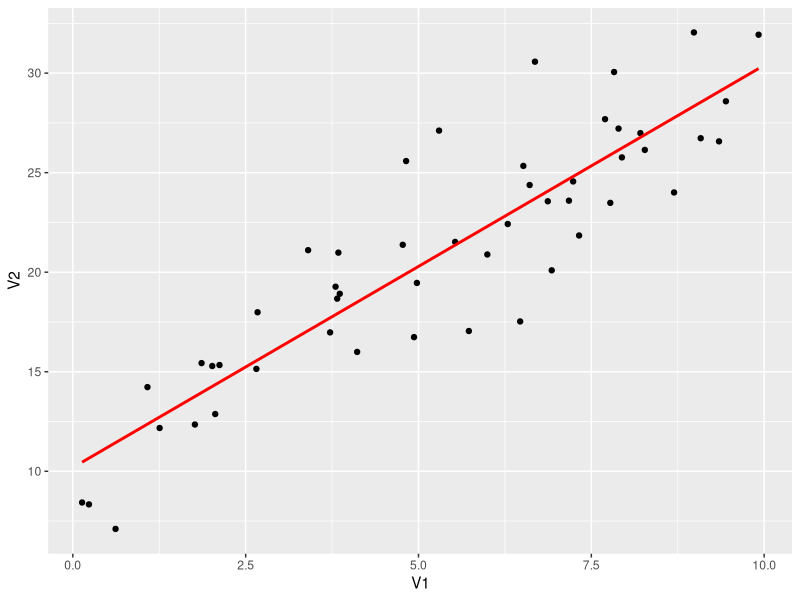
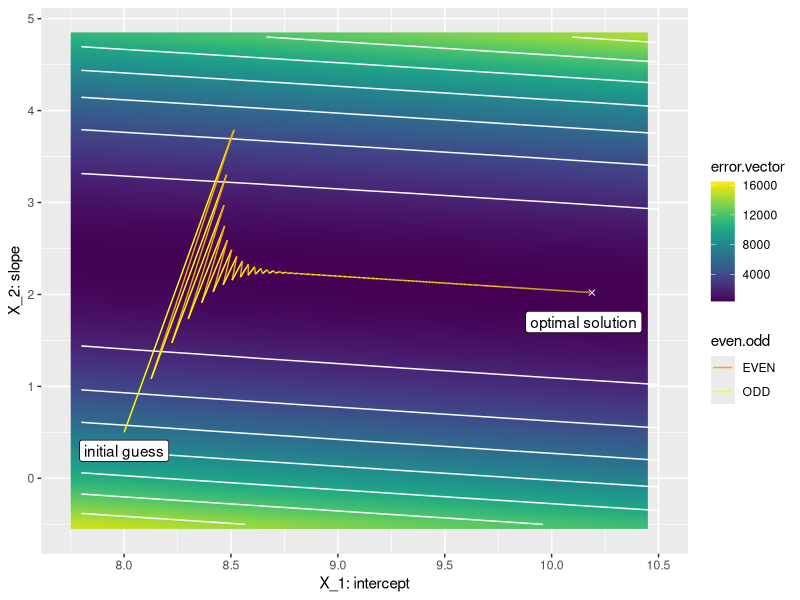
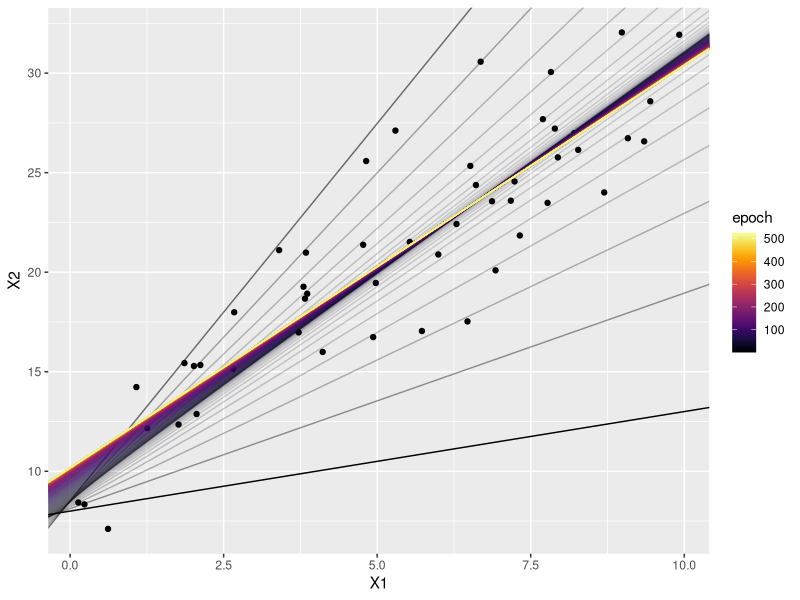
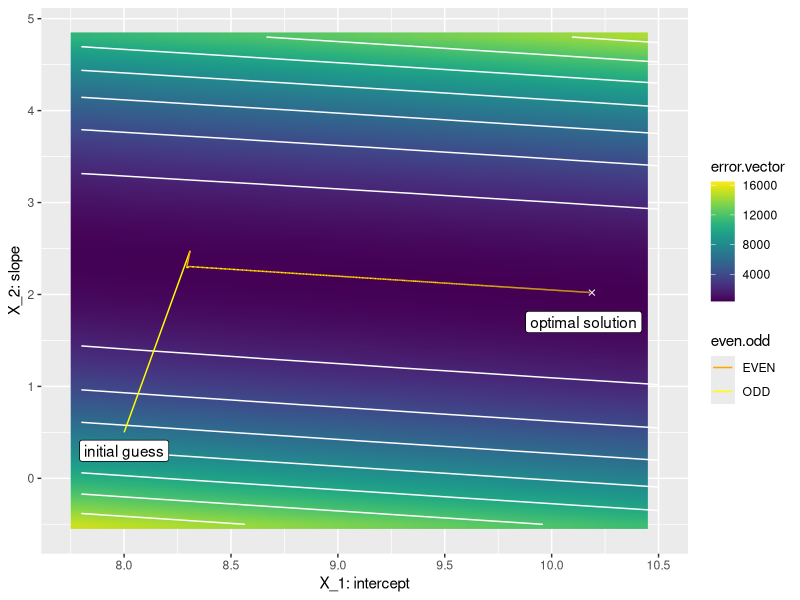

The R script that drew these images, in order:
## ---- chunk 1
knitr::opts_chunk$set(message=FALSE, warning=FALSE)
## ---- chunk 2
library(tibble)
library(ggplot2)
library(viridis)

set.seed(1)

#function to generate linearly related training data with noise
generate.data = function(N, slope, intercept, mean, sd){
  # randomly pick N x-values uniformly distributed from 1 to 10
  X = matrix(runif(n=N, min=0, max=10))   
  
  # generate y-values for each x, with Gaussian noise
  Y = matrix((intercept+slope*X) + rnorm(n=N, mean = mean, sd = sd)) 
  
  return(cbind(X,Y))
}

data = generate.data(N=50, slope=2, intercept=10, mean=0, sd=3)
N = nrow(data)
A = cbind(rep(1,N), data[,1])
b = data[,2]

(ols.plot = ggplot(data = as_data_frame(data), aes(x=V1, y=V2)) +
            geom_point() +
            geom_smooth(method=lm, se=FALSE, color="red")
)
## ---- chunk 3
#returns L2 norm of error
error = function(A,x,b){
  return(norm(t(A) %*% A %*% x - t(A) %*% b, type="2"))
}

#gradient descent function
grad.desc = function(A, b, eps, delta, x){
  grad.desc.data = data_frame(epoch=numeric(),
                              x.old=double(),
                              y.old=double(),
                              x.new=double(),
                              y.new=double(),
                              error.old=double(),
                              error.new=double())
  
  epoch = 1
  err = error(A,x,b)
  
  while (err>delta){
    #uncomment below to get live output
    #print(paste("epoch: ", epoch, 
                 # "; error: ", round(err, digits=6),
                 # "x: ", round(x[1], digits=3),
                 # ",",round(x[2], digits=3)))
    
    grad.desc.data[epoch,1] = epoch
    grad.desc.data[epoch,2] = x[1]
    grad.desc.data[epoch,3] = x[2]
    grad.desc.data[epoch,6] = err
    
    #the actual gradient descent occurs in this line:
    x = x-eps*(t(A) %*% A %*% x - t(A) %*% b)
    
    grad.desc.data[epoch,4] = x[1]
    grad.desc.data[epoch,5] = x[2]
    err = error(A,x,b)
    grad.desc.data[epoch,7] = err
    epoch = epoch+1
  }
  grad.desc.data$even.odd = ifelse(grad.desc.data$epoch%%2==0, "EVEN", "ODD")
  return(grad.desc.data)
}

grad.desc.data = grad.desc(A, b, eps=.001, delta=.1, x=c(8,0.5))
## ---- chunk 4
#Set data range for plotting
xmin = round(min(grad.desc.data$x.old), digits=1)-1
xmax = round(max(grad.desc.data$x.old), digits=1)+1
ymin = round(min(grad.desc.data$y.old), digits=1)-1
ymax = round(max(grad.desc.data$y.old), digits=1)+1

xrange = seq(from=xmin, to=xmax, by=0.1)
yrange = seq(from=ymin, to=ymax, by=0.1)

grid = as.matrix(expand.grid(xrange, yrange))
k = dim(grid)[1]

b.broadcast = b %*% t(rep(1, k))

error.vector = diag(t(b.broadcast-A%*%t(grid)) %*% (b.broadcast-A%*%t(grid)))
grid.error = as_data_frame(cbind(grid, error.vector))

lm.fit = lm(b~data[,1])
x.lm = as_data_frame(t(as.matrix(coef(lm.fit))))
names(x.lm) = c("V1","V2")

(error.plot = ggplot() +
        geom_raster(data= grid.error, aes(x=Var1, y=Var2, fill=error.vector), interpolate = TRUE) +
        geom_contour(data= grid.error, aes(x=Var1, y=Var2, z=error.vector), color="white") +
        geom_point(data= x.lm, aes(x=V1, y=V2), shape=4, color="white") +
        geom_segment(data= grad.desc.data,
                     aes(x=x.old, y=y.old, xend=x.new, yend=y.new, color=even.odd)) +
        scale_x_continuous(limits = c(7.75,10.5)) +
        scale_fill_viridis() +
        scale_color_manual(values = c("orange","yellow")) +
        xlab("X_1: intercept") + ylab("X_2: slope") +
        annotate("label",x=8,y=0.3, label="initial guess") +
        annotate("label",x=10.15,y=1.7, label="optimal solution")
)
## ---- chunk 5
(lm.plot = ggplot() +
            geom_point(data=data.frame(data), aes(x=X1, y=X2)) +
            #geom_abline(slope=2, intercept=10) + #generating line
            #least squares analytical soln
            #geom_smooth(data=data.frame(data), aes(x=X1, y=X2), method = lm) + 
            geom_abline(data=grad.desc.data,
                        aes(intercept=x.old, slope=y.old, color=epoch, alpha=1/epoch)) +
            scale_alpha(guide='none') +
            scale_color_viridis(option="inferno")
)
## ---- chunk 6
grad.desc.data.2 = grad.desc(A, b, eps=.0006, delta=.1, x=c(8,0.5))

(error.plot.2 = ggplot() +
        geom_raster(data= grid.error, aes(x=Var1, y=Var2, fill=error.vector), interpolate = TRUE) +
        geom_contour(data= grid.error, aes(x=Var1, y=Var2, z=error.vector), color="white") +
        geom_point(data= x.lm, aes(x=V1, y=V2), shape=4, color="white") +
        geom_segment(data= grad.desc.data.2, aes(x=x.old, y=y.old, xend=x.new, yend=y.new, color=even.odd)) +
        scale_x_continuous(limits = c(7.75,10.5)) +
        scale_fill_viridis() +
        scale_color_manual(values = c("orange","yellow")) +
        xlab("X_1: intercept") + ylab("X_2: slope") +
        annotate("label",x=8,y=0.3, label="initial guess") +
        annotate("label",x=10.15,y=1.7, label="optimal solution")
)
